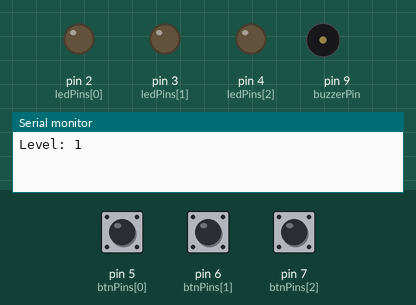
The sketch below on a simulated Arduino Uno, built with avr-gcc and run on an emulated ATmega328P. Shown: output pins drawn as LEDs (lit = HIGH), buzzer (waves = sounding), the last lines printed to the serial monitor. The test bench sets the inputs (shaded band); at power-on: pin 5 (btnPins[0]) HIGH, pin 6 (btnPins[1]) HIGH, pin 7 (btnPins[2]) HIGH. Random numbers use the default seed unless the sketch sets one.

Above: at 1.6 s.
1.7 s: pin 5 (btnPins[0]) pulled LOW for 0.15 s
At 1.85 s:
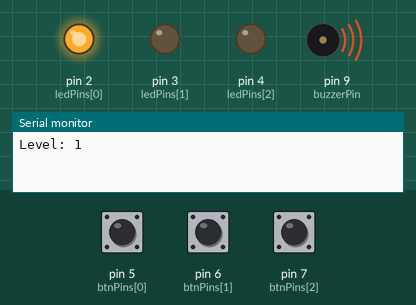
4.8 s: pin 6 (btnPins[1]) pulled LOW for 3.2 s
At 8.6 s:
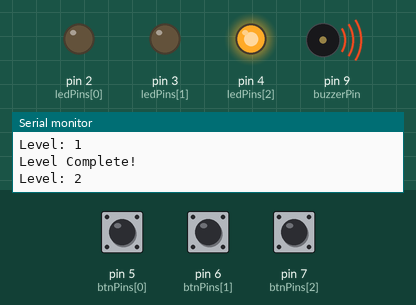
9.5 s: pin 6 (btnPins[1]) pulled LOW for 1 s
At 9.9 s:
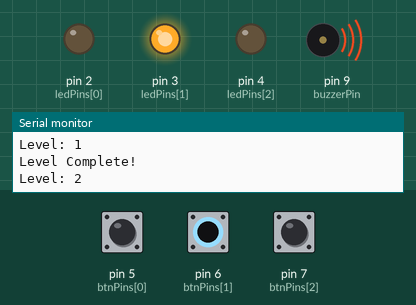
13.5 s: pin 7 (btnPins[2]) pulled LOW for 1 s
At 14.8 s:
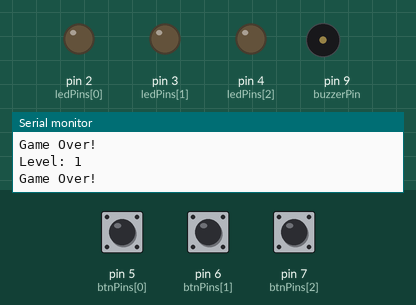
17.5 s: pin 7 (btnPins[2]) pulled LOW for 3.2 s
At 21.75 s:
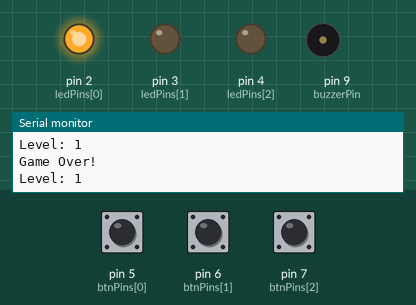
Timing chart, 0 to 23.3 s (numbered marks = the images above; inputs shaded):
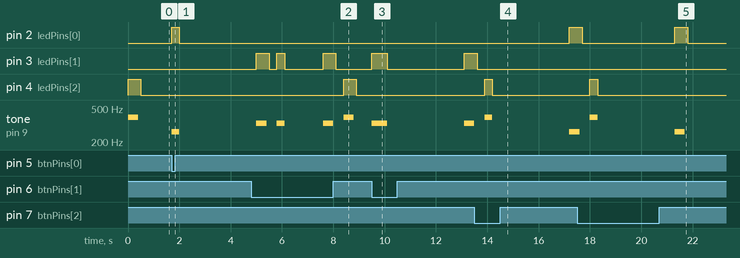

The sketch:

Pattenrns.ino
```cpp
const int ledPins[3] = {2, 3, 4};
const int btnPins[3] = {5, 6, 7};
const int buzzerPin = 9;
  int tones[3] = {262, 330, 392};
int sequence[50];   // store up to 50 steps
int level = 0;

void setup() {
  Serial.begin(9600);
  for (int i=0; i<3; i++) {
    pinMode(ledPins[i], OUTPUT);
    pinMode(btnPins[i], INPUT_PULLUP);
    pinMode(buzzerPin, OUTPUT);

// C4, E4, G4, B4 (you can change these)


  }
  randomSeed(analogRead(0));
  newRound();
}

void loop() {
  showSequence();

  if (!getPlayerInput()) {
    Serial.println("Game Over!");
    level = 0;
    delay(3000);   // 3 sec pause before restart
    newRound();
  } else {
    Serial.println("Level Complete!");
    delay(1500);   // short pause before new round
    newRound();
  }
}


void newRound() {
  sequence[level] = random(0, 3);
  level++;
  Serial.print("Level: ");
  Serial.println(level);
}

void showSequence() {
  for (int i = 0; i < level; i++) {
    int led = sequence[i];
    digitalWrite(ledPins[led], HIGH);
    tone(buzzerPin, tones[led], 400); // play tone for 400ms
    delay(500);
    digitalWrite(ledPins[led], LOW);
    delay(300);
  }
}


bool getPlayerInput() {
  for (int i=0; i<level; i++) {
    int pressed = waitForButton();
    if (pressed != sequence[i]) {
      return false;
    }
  }
  return true;
}

int waitForButton() {
  while (true) {
    for (int i = 0; i < 3; i++) {
      if (digitalRead(btnPins[i]) == LOW) {
        digitalWrite(ledPins[i], HIGH);
        tone(buzzerPin, tones[i], 300); // beep for button press
        delay(300);
        digitalWrite(ledPins[i], LOW);
        noTone(buzzerPin); // stop sound
        return i;
      }
    }
  }
}
```

Measured:
- after the input at 1.7 s, pin 2 (ledPins[0]): LOW → HIGH at once, → LOW 0.30 s later; tone on pin 9 (buzzerPin): silent → 262 Hz at once, → silent 0.30 s later
- after the input at 4.8 s, pin 4 (ledPins[2]): LOW → HIGH after 3.6 s, → LOW 0.50 s later
- after the input at 9.5 s, pin 3 (ledPins[1]): LOW → HIGH at once, → LOW 0.60 s later, → HIGH 3.0 s later; tone on pin 9 (buzzerPin): silent → 330 Hz at once, → silent 0.60 s later, → 330 Hz 3.0 s later
- after the input at 13.5 s, pin 2 (ledPins[0]): LOW → HIGH after 3.7 s; pin 4 (ledPins[2]): LOW → HIGH after 0.40 s, → LOW 0.30 s later
- after the input at 17.5 s, pin 4 (ledPins[2]): LOW → HIGH after 0.50 s, → LOW 0.30 s later
